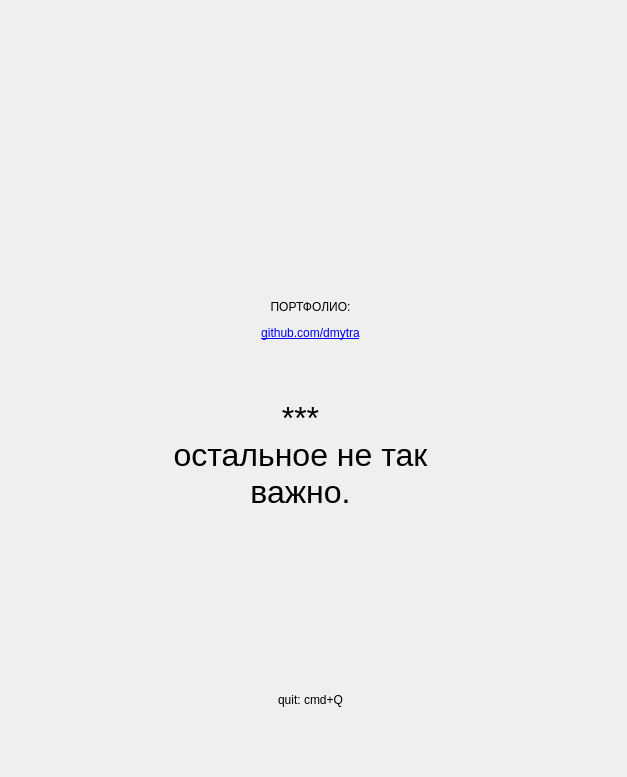
<?xml version="1.0" encoding="UTF-8"?>
<ui version="4.0">
 <class>MainWindow</class>
 <widget class="QMainWindow" name="MainWindow">
  <property name="geometry">
   <rect>
    <x>0</x>
    <y>0</y>
    <width>627</width>
    <height>777</height>
   </rect>
  </property>
  <property name="windowTitle">
   <string>MainWindow</string>
  </property>
  <widget class="QWidget" name="centralwidget">
   <property name="sizePolicy">
    <sizepolicy hsizetype="Maximum" vsizetype="Maximum">
     <horstretch>0</horstretch>
     <verstretch>0</verstretch>
    </sizepolicy>
   </property>
   <widget class="QWidget" name="widget" native="true">
    <property name="geometry">
     <rect>
      <x>0</x>
      <y>0</y>
      <width>614</width>
      <height>777</height>
     </rect>
    </property>
    <property name="sizePolicy">
     <sizepolicy hsizetype="Maximum" vsizetype="Maximum">
      <horstretch>0</horstretch>
      <verstretch>0</verstretch>
     </sizepolicy>
    </property>
    <widget class="QLabel" name="label_4">
     <property name="geometry">
      <rect>
       <x>80</x>
       <y>290</y>
       <width>461</width>
       <height>101</height>
      </rect>
     </property>
     <property name="styleSheet">
      <string notr="true">font: 500 54pt &quot;Adlery Pro&quot;;</string>
     </property>
     <property name="text">
      <string>&lt;html&gt;&lt;head/&gt;&lt;body&gt;&lt;p align=&quot;center&quot;&gt;ПОРТФОЛИО:&lt;/p&gt;&lt;p align=&quot;center&quot;&gt;&lt;a href=github.com/dmytra&gt;github.com/dmytra&lt;/a&gt;&lt;/p&gt;&lt;p align=&quot;center&quot;&gt;&lt;br/&gt;&lt;/p&gt;&lt;/body&gt;&lt;/html&gt;</string>
     </property>
     <property name="textFormat">
      <enum>Qt::RichText</enum>
     </property>
    </widget>
    <widget class="QLabel" name="label">
     <property name="geometry">
      <rect>
       <x>0</x>
       <y>0</y>
       <width>614</width>
       <height>777</height>
      </rect>
     </property>
     <property name="text">
      <string/>
     </property>
     <property name="pixmap">
      <pixmap resource="png-transparent-paper-scroll-others-cdr-parchment-scroll.qrc">:/img/png-transparent-paper-scroll-others-cdr-parchment-scroll.png</pixmap>
     </property>
    </widget>
    <widget class="QLabel" name="label_5">
     <property name="geometry">
      <rect>
       <x>70</x>
       <y>350</y>
       <width>461</width>
       <height>211</height>
      </rect>
     </property>
     <property name="styleSheet">
      <string notr="true">font: 700 24pt &quot;Academy&quot;;t</string>
     </property>
     <property name="text">
      <string>&lt;html&gt;&lt;head/&gt;&lt;body&gt;&lt;p align=&quot;center&quot;&gt;&lt;span style=&quot; font-size:24pt;&quot;&gt;***&lt;br/&gt;остальное не так &lt;br/&gt;важно.&lt;/span&gt;&lt;/p&gt;&lt;/body&gt;&lt;/html&gt;</string>
     </property>
     <property name="textFormat">
      <enum>Qt::RichText</enum>
     </property>
    </widget>
    <widget class="QLabel" name="label_6">
     <property name="geometry">
      <rect>
       <x>80</x>
       <y>680</y>
       <width>461</width>
       <height>41</height>
      </rect>
     </property>
     <property name="styleSheet">
      <string notr="true">font: 500 44pt &quot;Adlery Pro&quot;;</string>
     </property>
     <property name="text">
      <string>&lt;html&gt;&lt;head/&gt;&lt;body&gt;&lt;p align=&quot;center&quot;&gt;quit: cmd+Q&lt;/p&gt;&lt;/body&gt;&lt;/html&gt;</string>
     </property>
     <property name="textFormat">
      <enum>Qt::RichText</enum>
     </property>
    </widget>
    <zorder>label</zorder>
    <zorder>label_4</zorder>
    <zorder>label_5</zorder>
    <zorder>label_6</zorder>
   </widget>
  </widget>
 </widget>
 <resources>
  <include location="png-transparent-paper-scroll-others-cdr-parchment-scroll.qrc"/>
 </resources>
 <connections/>
</ui>
